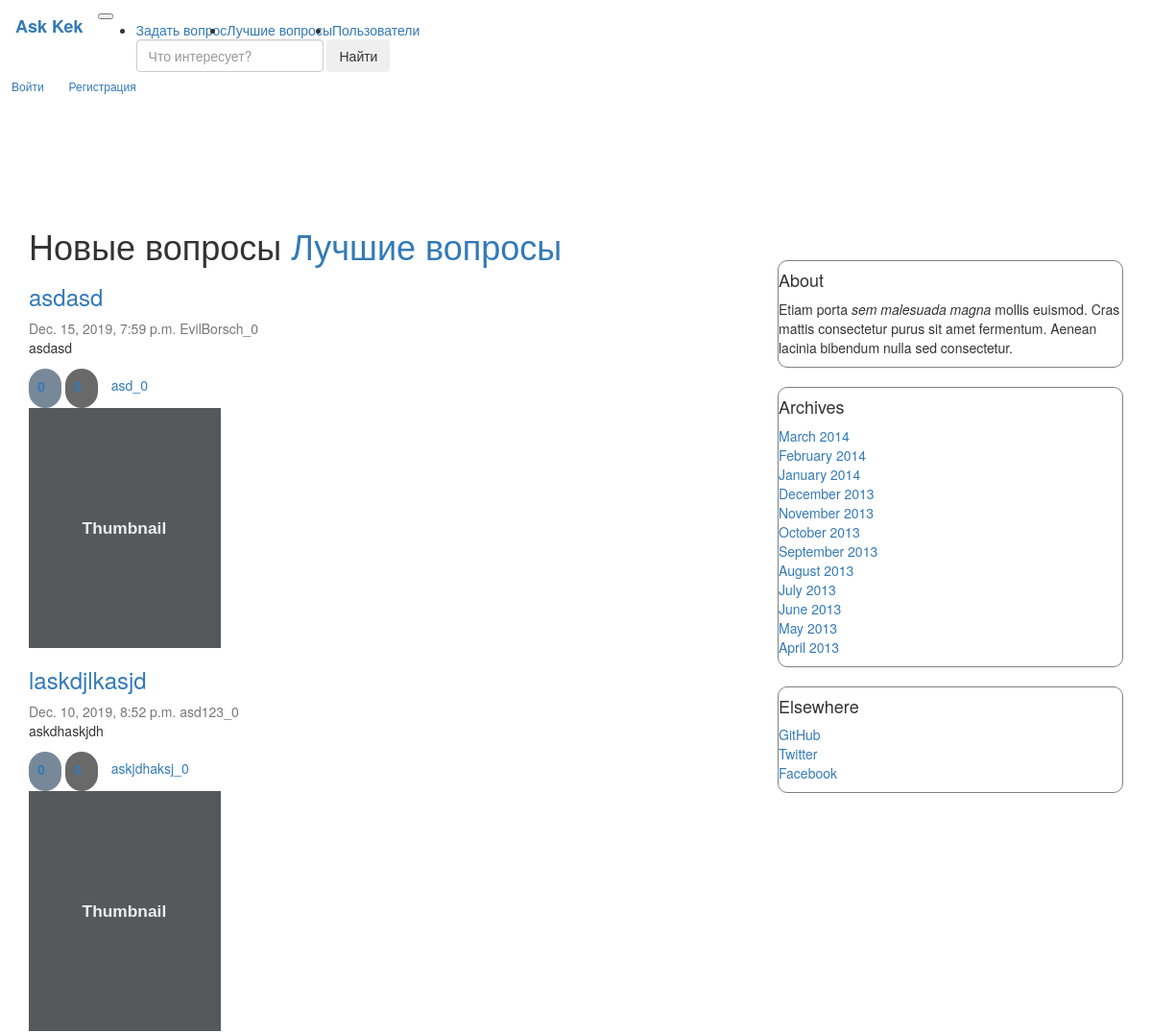
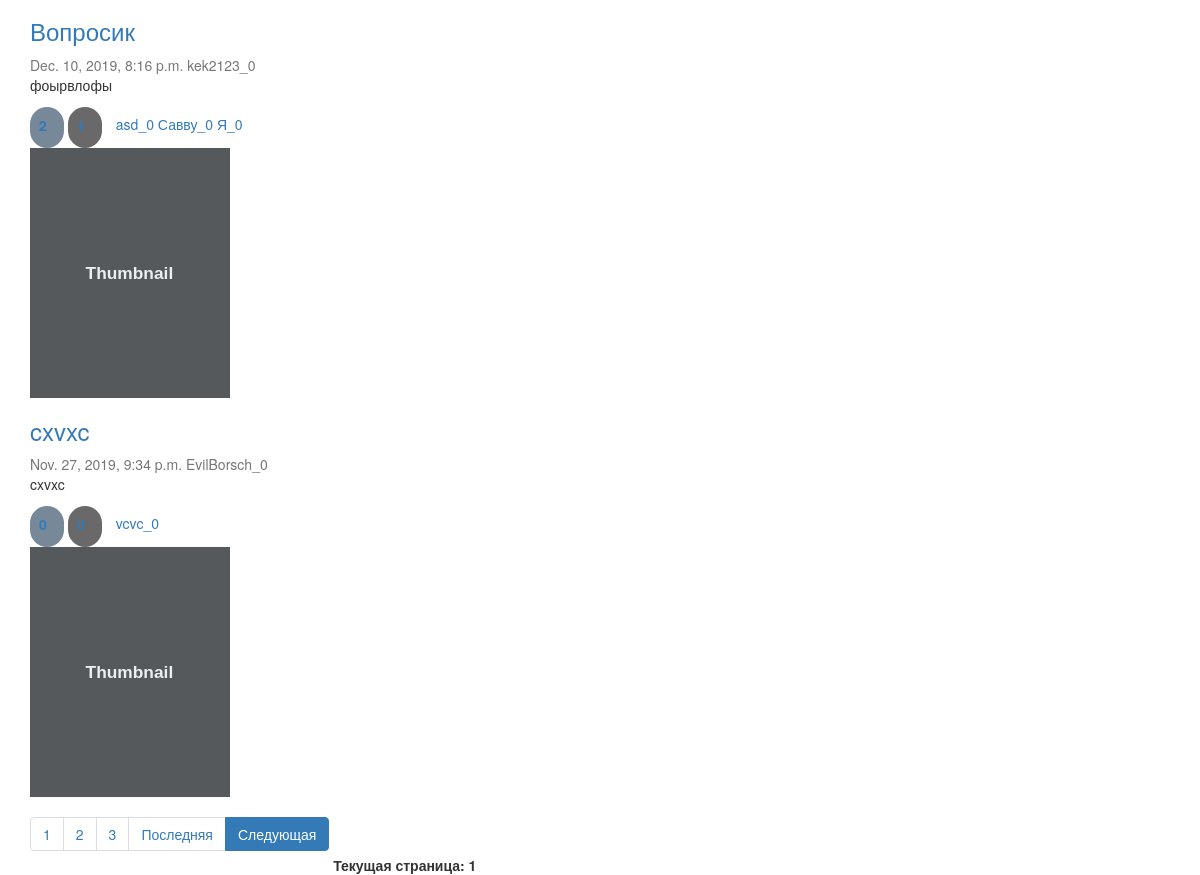
The page /question/ on the database its author committed (2 pictures, top to bottom).
### question/models.py (models this page shows, shortened)
class Article(models.Model):
    title = models.CharField(max_length=255, verbose_name='Заголовок')
    text = models.TextField(verbose_name='Текст')
    date_published = models.DateTimeField(verbose_name='Дата публикации', default=datetime.now(tz=timezone.utc),
                                          db_index=True)
    is_published = models.BooleanField(verbose_name='Опубликовано', default=True, blank=True)
    author = models.ForeignKey(
        Author,
        on_delete=models.CASCADE,
    )
    like = models.ManyToManyField(Like, related_name="Like", blank=True)
    dislike = models.ManyToManyField(Dislike, blank=True)
    tags = models.ManyToManyField(Tags, blank=True)
    objects = ArticleManager()  # model manager
    class Meta:
        verbose_name = 'Статья'
        verbose_name_plural = 'Статьи'
        index_together = [('title', 'text')]
        unique_together = [('title', 'text')]

class Author(models.Model):
    name = models.CharField(max_length=255, verbose_name='Имя', unique=True)
    rating = models.IntegerField(default=0, verbose_name='Рейтинг')
    def __str__(self):
        return '{}_{}'.format(self.name, self.rating)
    class Meta:
        verbose_name = 'Автор'
        verbose_name_plural = 'Авторы'

class Tags(models.Model):
    name = models.CharField(max_length=255, verbose_name="Тег", default="TechnoPark", db_index=True)
    count = models.IntegerField(verbose_name="Число упоминаний", default=0)
    def __str__(self):
        return '{}_{}'.format(self.name, self.count)

### question/views.py (the view)
# urls.py: path('question/', views.index_html, name="test"),
def index_html(request):
    articles = models.Article.objects.new_published()
    paginated_data = paginate(articles, request)
    rendered_data = {"questions": paginated_data}
    return render(request, "./question/index.html", rendered_data)

### question/models.py (called while the page is built)
    def new_published(self):
        return self.filter(
            is_published=True,
            date_published__lt=datetime.now(tz=timezone.utc),
        ).order_by("-date_published")

### question/views.py (called while the page is built)
def paginate(objects_list, request):
    paginator = Paginator(list(objects_list), 4)
    page = request.GET.get('page')
    try:
        contacts = paginator.get_page(page)
    except PageNotAnInteger:
        contacts = paginator.page(1)
    except EmptyPage:
        contacts = paginator.page(paginator.num_pages)
    return contacts

### question/templates/question/index.html (shortened to what this page needs)
{% extends "question/base.html" %}
{% load static %}
{% block content %}
    {% block title %}
        <h1> Новые вопросы <a href="{% url "hot_questions_url" %}"> Лучшие вопросы</a></h1>
    {% endblock %}
    {% for q in questions %}
        <div class="question">
            <div class="card flex-md-row mb-4 box-shadow h-md-250">
                <div class="card-body d-flex flex-column align-items-start">
                    {% block link_to_ans %}
                        <h3 class="mb-0">
                            <a href="{% url 'one_question_url' q.pk %}" class="href">{{ q.title }}</a>
                        </h3>
                    {% endblock %}
                    <div class="mb-1 text-muted">{{ q.date_published }} {{ q.author }}</div>
                    <p class="card-text mb-auto">{{ q.text }}</p>
                    <div class="fluid-container">
                        <a class="like" data-qid="{{ q.pk }}"
                           data-vote="inc">
                            <label>
                                <input class="qty1" name="qty1" readonly="readonly" type="text"
                                       value="{{ q.like.all.count }}"/>
                            </label>
                        </a>
                        <a class="dislike" data-qid="{{ q.pk }}"
                           data-vote="inc">
                            <label>
                                <input class="qty2" name="qty2" readonly="readonly" type="text"
                                       value="{{ q.dislike.all.count }}"/>
                            </label>
                        </a>
                        {% for tag in q.tags.all %}
                            <a href="{% url 'question_by_tag_url' tag.name %}">{{ tag }}</a>
                        {% endfor %}
                    </div>
                </div>
                <img class="card-img-right flex-auto d-none d-md-block" data-src="holder.js/200x250?theme=thumb"
                     alt="Thumbnail [200x250]" style="width: 200px; height: 250px;"
                     data-holder-rendered="true">
            </div>
        </div>
    {% endfor %}
    <nav aria-label="...">
        <ul class="pagination">
            <li class="page-item" aria-current="page">
                <a class="page-link" href="?page=1">1</a>
            </li>
            {% if questions.paginator.num_pages >= 2 %}
                <li class="page-item">
                    <a class="page-link" href="?page=2">2 <span class="sr-only">(current)</span></a>
                </li>
            {% endif %}
            {% if questions.paginator.num_pages >= 3 %}
                <li class="page-item">
                    <a class="page-link" href="?page=3">3 <span class="sr-only">(current)</span></a>
                </li>
            {% endif %}
            <li class="page-item"><a class="page-link"
                                     href="?page={{ questions.paginator.num_pages }}">Последняя</a></li>
            {% if questions.has_next %}
                <li class="page-item active">
                    <a class="page-link" href="?page={{ questions.next_page_number }}">Следующая</a>
                </li>
            {% endif %}
        </ul>
        <b>Текущая страница: {{ questions.number }}</b>
    </nav>
    {% block  pre_paginator %}
        <link rel="stylesheet" href="{% static "question/index/my.css" %}">
    {% endblock %}
{% endblock %}

### question/static/question/index/my.css (style rules this page uses)
.like { display: inline-block; margin-bottom: 0; margin-top: 2px; font-weight: normal; text-align: center; vertical-align: middle; cursor: pointer; background: LightSlateGray; border: 2px solid transparent; padding: 5px 5px; white-space: nowrap; font-size: 14px; line-height: 1.428571429; border-radius: 20px; }
.dislike { display: inline-block; margin-bottom: 0; margin-top: 2px; font-weight: normal; text-align: center; vertical-align: middle; cursor: pointer; background: DimGrey; border: 2px solid transparent; padding: 5px 5px; white-space: nowrap; font-size: 14px; line-height: 1.428571429; border-radius: 20px; }
.qty1, .qty2 { border: none; width:20px; background: transparent; }
.pagination { margin-top: 20px; }

### rows shown on the page
Article: title "asdasd", date_published "Dec. 15, 2019, 7:59 p.m.", author "EvilBorsch_0", text "asdasd", qty1 "0", qty2 "0"
Tags: name+count "asd_0"
Article: title "laskdjlkasjd", date_published "Dec. 10, 2019, 8:52 p.m.", author "asd123_0", text "askdhaskjdh", qty1 "0", qty2 "0"
Tags: name+count "askjdhaksj_0"
Article: title "Вопросик", date_published "Dec. 10, 2019, 8:16 p.m.", author "kek2123_0", text "фоырвлофы", qty1 "2", qty2 "1"
Tags: name+count "Савву_0"
Tags: name+count "Я_0"
Article: title "cxvxc", date_published "Nov. 27, 2019, 9:34 p.m.", author "EvilBorsch_0", text "cxvxc", qty1 "0", qty2 "0"
Tags: name+count "vcvc_0"

### other values the page prints
{{ questions.number }} "1"
